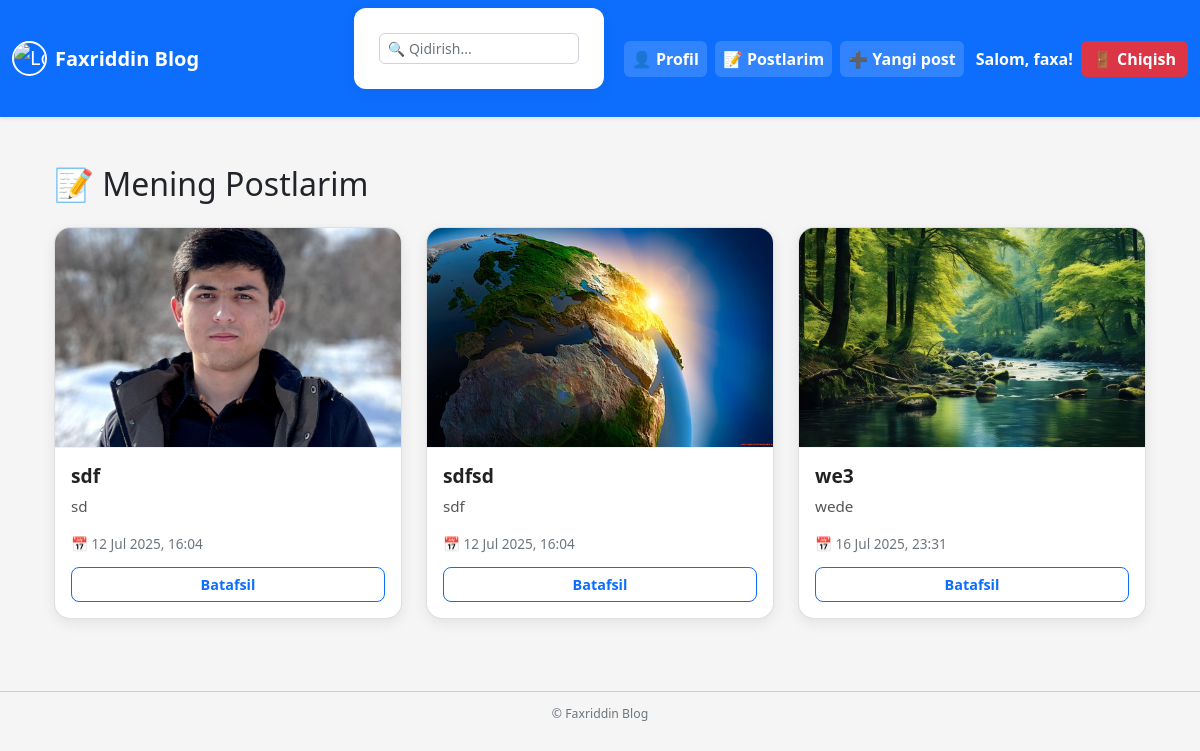
The page /articles/myposts/ (signed in) on the database as committed earlier.
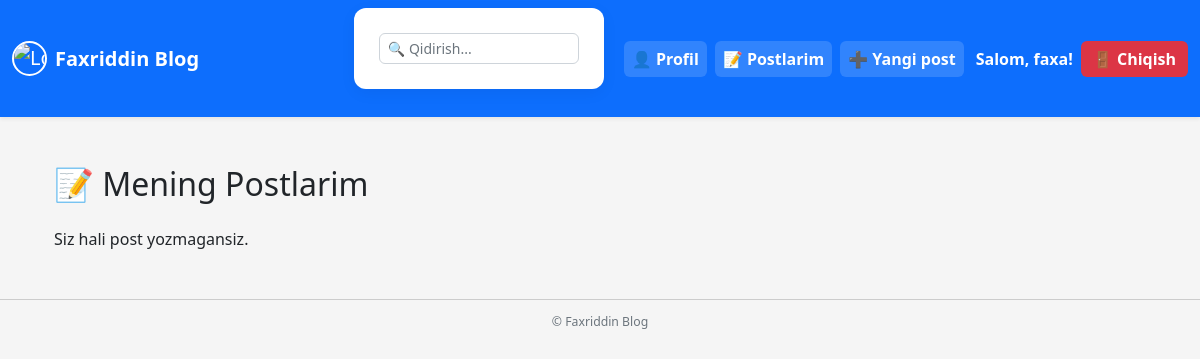
The same page on the database as committed later.
### articles/models.py (models this page shows, shortened)
class Article(models.Model):
    title=models.CharField(max_length=150)
    summary=models.CharField(max_length=250, blank=True)
    body=RichTextField()
    photo=models.ImageField(upload_to='images/',blank=True)
    date=models.DateTimeField(auto_now_add=True)
    author=models.ForeignKey(
        User,
        on_delete=models.CASCADE,
        null=True
    )
    def get_absolute_url(self):
        return reverse('article_detail', args=[str(self.id)])

### articles/views.py (the view)
# urls.py: path('myposts/', Myposts.as_view(), name='my_posts'),
class Myposts(ListView):
    model = Article
    template_name = 'my_posts.html'
    context_object_name = 'posts'
    def dispatch(self, request, *args, **kwargs):
        if not self.request.user.is_authenticated:
            return redirect('login')
        return super().dispatch(request, *args, **kwargs)
    def get_queryset(self):
        return Article.objects.filter(author=self.request.user)

### templates/my_posts.html
{% extends 'base.html' %}
{% load static %}
{% block content %}
<link rel="stylesheet" href="{% static 'css/article_list.css' %}">
<div class="container mt-5">
    <h2 class="mb-4">📝 Mening Postlarim</h2>
    {% if posts %}
    <div class="row" id="article-container">
        {% for article in posts %}
        <div class="col-md-4 mb-4">
            <div class="card h-100">
                {% if article.photo %}
                <img src="{{ article.photo.url }}" class="card-img-top article-img" alt="{{ article.title }}">
                {% endif %}
                <div class="card-body d-flex flex-column justify-content-between">
                    <div>
                        <h5 class="card-title">{{ article.title }}</h5>
                        <p class="card-text">{{ article.summary|truncatewords:20 }}</p>
                    </div>
                    <div class="mt-3">
                        <p class="author-date text-muted mb-1">📅 {{ article.date|date:"d M Y, H:i" }}</p>
                        <a href="{{ article.get_absolute_url }}?next=my_posts" class="btn btn-outline-primary w-100 mt-2">Batafsil</a>
                    </div>
                </div>
            </div>
        </div>
        {% endfor %}
    </div>
    {% else %}
        <p>Siz hali post yozmagansiz.</p>
    {% endif %}
</div>
{% endblock %}

Rows that differ between the two databases and show on the page:
removed Article: photo (picture), title "sdf", summary "sd", date "12 Jul 2025, 16:04"
removed Article: photo (picture), title "sdfsd", summary "sdf", date "12 Jul 2025, 16:04"
removed Article: photo (picture), title "we3", summary "wede", date "16 Jul 2025, 23:31"
Other text that changed with them:
text now shown: "Siz hali post yozmagansiz."
